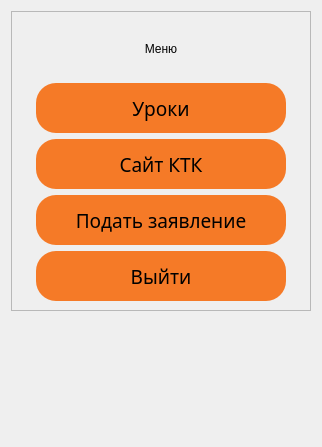
         <widget class="QWidget" name="page">
          <layout class="QGridLayout" name="gridLayout">
           <item row="0" column="0">
            <widget class="QFrame" name="frame_7">
             <property name="minimumSize">
              <size>
               <width>300</width>
               <height>300</height>
              </size>
             </property>
             <property name="maximumSize">
              <size>
               <width>300</width>
               <height>300</height>
              </size>
             </property>
             <property name="frameShape">
              <enum>QFrame::StyledPanel</enum>
             </property>
             <property name="frameShadow">
              <enum>QFrame::Raised</enum>
             </property>
             <layout class="QGridLayout" name="gridLayout_2">
              <item row="1" column="0">
               <widget class="QPushButton" name="pushButton_17">
                <property name="minimumSize">
                 <size>
                  <width>250</width>
                  <height>50</height>
                 </size>
                </property>
                <property name="maximumSize">
                 <size>
                  <width>250</width>
                  <height>50</height>
                 </size>
                </property>
                <property name="font">
                 <font>
                  <family>Montserrat SemiBold</family>
                  <pointsize>14</pointsize>
                  <weight>7</weight>
                  <italic>false</italic>
                  <bold>false</bold>
                 </font>
                </property>
                <property name="styleSheet">
                 <string notr="true">QPushButton{
	background-color: #F57A27;
	border: 0;
	border-radius: 20px;
	font: 63 14pt &quot;Montserrat SemiBold&quot;;
}

QPushButton:hover{
	background-color: #D63201;
	color: #fff;
}</string>
                </property>
                <property name="text">
                 <string>Уроки</string>
                </property>
               </widget>
              </item>
              <item row="0" column="0">
               <widget class="QLabel" name="label_2">
                <property name="styleSheet">
                 <string notr="true">font: 63 18pt &quot;Montserrat SemiBold&quot;;</string>
                </property>
                <property name="text">
                 <string>Меню</string>
                </property>
                <property name="alignment">
                 <set>Qt::AlignCenter</set>
                </property>
               </widget>
              </item>
              <item row="3" column="0">
               <widget class="QPushButton" name="pushButton_13">
                <property name="minimumSize">
                 <size>
                  <width>250</width>
                  <height>50</height>
                 </size>
                </property>
                <property name="maximumSize">
                 <size>
                  <width>250</width>
                  <height>50</height>
                 </size>
                </property>
                <property name="font">
                 <font>
                  <family>Montserrat SemiBold</family>
                  <pointsize>14</pointsize>
                  <weight>7</weight>
                  <italic>false</italic>
                  <bold>false</bold>
                 </font>
                </property>
                <property name="styleSheet">
                 <string notr="true">QPushButton{
	background-color: #F57A27;
	border: 0;
	border-radius: 20px;
	font: 63 14pt &quot;Montserrat SemiBold&quot;;
}

QPushButton:hover{
	background-color: #D63201;
	color: #fff;
}</string>
                </property>
                <property name="text">
                 <string>Подать заявление</string>
                </property>
               </widget>
              </item>
              <item row="2" column="0">
               <widget class="QPushButton" name="pushButton_12">
                <property name="minimumSize">
                 <size>
                  <width>250</width>
                  <height>50</height>
                 </size>
                </property>
                <property name="maximumSize">
                 <size>
                  <width>250</width>
                  <height>50</height>
                 </size>
                </property>
                <property name="font">
                 <font>
                  <family>Montserrat SemiBold</family>
                  <pointsize>14</pointsize>
                  <weight>7</weight>
                  <italic>false</italic>
                  <bold>false</bold>
                 </font>
                </property>
                <property name="styleSheet">
                 <string notr="true">QPushButton{
	background-color: #F57A27;
	border: 0;
	border-radius: 20px;
	font: 63 14pt &quot;Montserrat SemiBold&quot;;
}

QPushButton:hover{
	background-color: #D63201;
	color: #fff;
}</string>
                </property>
                <property name="text">
                 <string>Сайт КТК</string>
                </property>
               </widget>
              </item>
              <item row="4" column="0">
               <widget class="QPushButton" name="pushButton_15">
                <property name="minimumSize">
                 <size>
                  <width>250</width>
                  <height>50</height>
                 </size>
                </property>
                <property name="maximumSize">
                 <size>
                  <width>250</width>
                  <height>50</height>
                 </size>
                </property>
                <property name="font">
                 <font>
                  <family>Montserrat SemiBold</family>
                  <pointsize>14</pointsize>
                  <weight>7</weight>
                  <italic>false</italic>
                  <bold>false</bold>
                 </font>
                </property>
                <property name="styleSheet">
                 <string notr="true">QPushButton{
	background-color: #F57A27;
	border: 0;
	border-radius: 20px;
	font: 63 14pt &quot;Montserrat SemiBold&quot;;
}

QPushButton:hover{
	background-color: #D63201;
	color: #fff;
}</string>
                </property>
                <property name="text">
                 <string>Выйти</string>
                </property>
               </widget>
              </item>
             </layout>
            </widget>
           </item>
           <item row="1" column="0">
            <spacer name="verticalSpacer">
             <property name="orientation">
              <enum>Qt::Vertical</enum>
             </property>
             <property name="sizeType">
              <enum>QSizePolicy::Maximum</enum>
             </property>
             <property name="sizeHint" stdset="0">
              <size>
               <width>29</width>
               <height>125</height>
              </size>
             </property>
            </spacer>
           </item>
          </layout>
         </widget>
